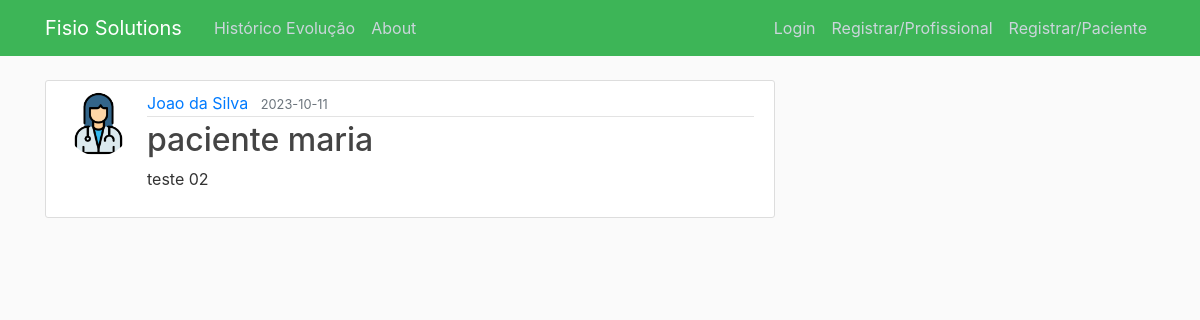
Screenshot of /post/21 with the database file from the repository.
### webapp/models.py (models this page shows, shortened)
class User(db.Model, UserMixin):
    id = db.Column(db.Integer, primary_key=True)
    username = db.Column(db.String(20), unique=True, nullable=False)
    email = db.Column(db.String(120), unique=True, nullable=False)
    image_file = db.Column(db.String(20), nullable=False, default='default.jpg')
    password = db.Column(db.String(60), nullable=False)
    posts = db.relationship('Post', backref='author', lazy=True)

class Post(db.Model):
    id = db.Column(db.Integer, primary_key=True)
    title = db.Column(db.String(100), nullable=False)
    date_posted = db.Column(db.DateTime, nullable=False, default=datetime.utcnow)
    content = db.Column(db.Text, nullable=False)
    user_id = db.Column(db.Integer, db.ForeignKey('user.id'), nullable=False)

### webapp/posts/routes.py (the view)
@posts.route("/post/<int:post_id>")
def post(post_id):
    post = Post.query.get_or_404(post_id)
    return render_template('post.html', title=post.title, post=post)

### webapp/templates/post.html (shortened to what this page needs)
{% extends "layout.html" %}
{% block content %}
  <article class="media content-section">
    <img class="rounded-circle article-img" src="{{ url_for('static', filename='profile_pics/' + post.author.image_file) }}">
    <div class="media-body">
      <div class="article-metadata">
        <a class="mr-2" href="{{ url_for('users.user_posts', username=post.author.username) }}">{{ post.author.username }}</a>
        <small class="text-muted">{{ post.date_posted.strftime('%Y-%m-%d') }}</small>
      </div>
      <h2 class="article-title">{{ post.title }}</h2>
      <p class="article-content">{{ post.content }}</p>
    </div>
  </article>
{% endblock content %}

### webapp/static/main.css (style rules this page uses)
body { background: #fafafa; color: #333333; margin-top: 5rem; }
h1, h2, h3, h4, h5, h6 { color: #444444; }
.content-section { background: #ffffff; padding: 10px 20px; border: 1px solid #dddddd; border-radius: 3px; margin-bottom: 20px; }
.article-title { color: #444444; }
.article-content { white-space: pre-line; }
.article-img { height: 65px; width: 65px; margin-right: 16px; }
.article-metadata { padding-bottom: 1px; margin-bottom: 4px; border-bottom: 1px solid #e3e3e3 }

### rows the page displays
User: image_file (placeholder picture), author.username "Joao da Silva"
Post: date_posted "2023-10-11", title "paciente maria", content "teste 02"
